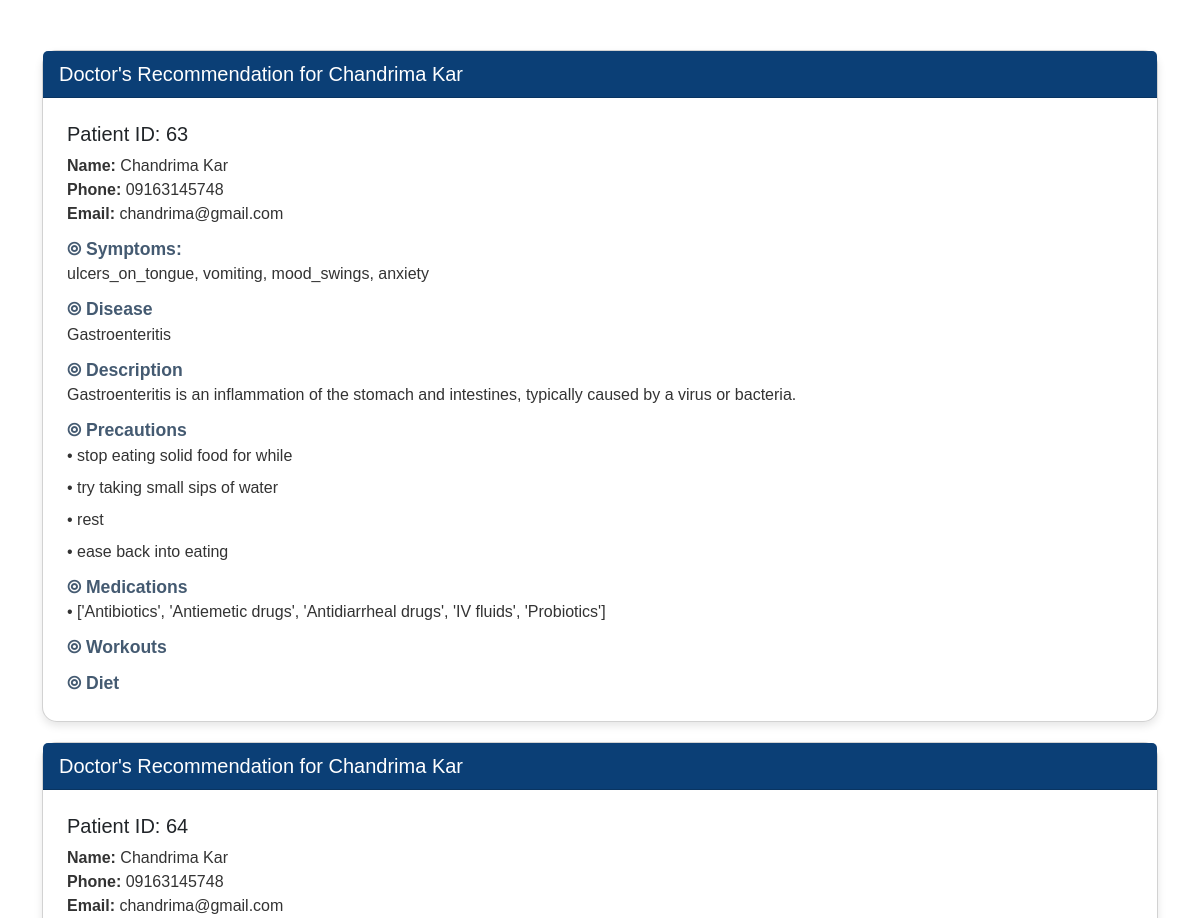
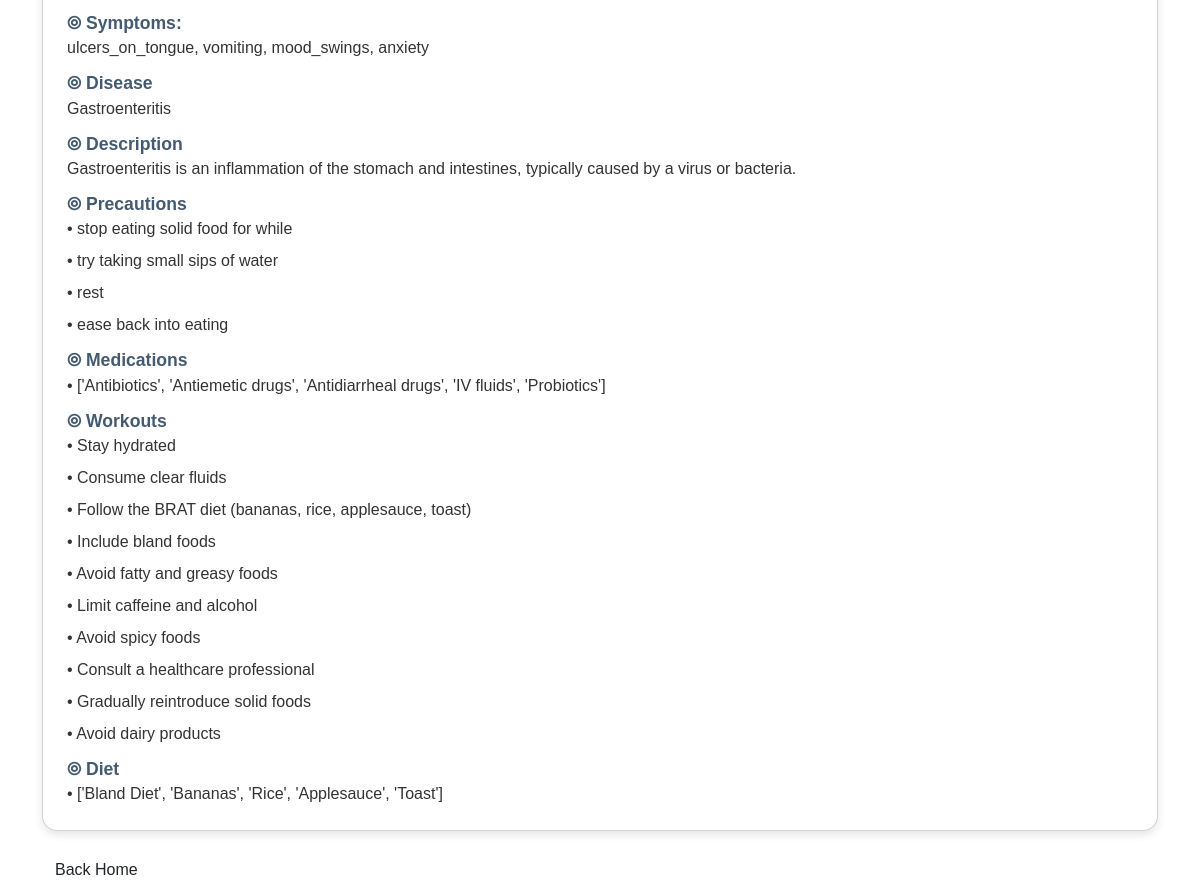
The page /patient/chandrima@gmail.com on the database its author committed (2 pictures, top to bottom).
### app.py (models this page shows)
class Symptoms(db.Model):
    __tablename__ = 'symptoms'
    id = db.Column(db.Integer, primary_key=True, nullable=False, autoincrement=True, unique=True)
    fname = db.Column(db.String(30), nullable=False)
    lname = db.Column(db.String(30), nullable=False)
    phone = db.Column(db.String(13), nullable=False)
    email = db.Column(db.String(40), nullable=False)
    symp1 = db.Column(db.String(30), nullable=False)
    symp2 = db.Column(db.String(30))
    symp3 = db.Column(db.String(30))
    symp4 = db.Column(db.String(30))

class Disease(db.Model):
    __tablename__ = 'disease'
    sl = db.Column(db.Integer, primary_key=True, nullable=False, autoincrement=True, unique=True)
    d_id = db.Column(db.Integer, db.ForeignKey("symptoms.id"), nullable=False)
    disease = db.Column(db.String(30), nullable=False)

class Description(db.Model):
    __tablename__ = 'description'
    sl = db.Column(db.Integer, primary_key=True, nullable=False, autoincrement=True, unique=True)
    des_id = db.Column(db.Integer, db.ForeignKey("symptoms.id"), nullable=False)
    description = db.Column(db.String(200), nullable=False)

class Precautions(db.Model):
    __tablename__ = 'precautions'
    sl = db.Column(db.Integer, primary_key=True, nullable=False, autoincrement=True, unique=True)
    p_id = db.Column(db.Integer, db.ForeignKey("symptoms.id"), nullable=False)
    precaution = db.Column(db.String(30), nullable=False)

class Medications(db.Model):
    __tablename__ = 'medications'
    sl = db.Column(db.Integer, primary_key=True, nullable=False, autoincrement=True, unique=True)
    m_id = db.Column(db.Integer, db.ForeignKey("symptoms.id"), nullable=False)
    medication = db.Column(db.String(30), nullable=False)

class Workout(db.Model):
    __tablename__ = 'workout'
    sl = db.Column(db.Integer, primary_key=True, nullable=False, autoincrement=True, unique=True)
    w_id = db.Column(db.Integer, db.ForeignKey("symptoms.id"), nullable=False)
    workout = db.Column(db.String(30), nullable=False)

class Diet(db.Model):
    __tablename__ = 'diet'
    sl = db.Column(db.Integer, primary_key=True, nullable=False, autoincrement=True, unique=True)
    di_id = db.Column(db.Integer, db.ForeignKey("symptoms.id"), nullable=False)
    diet = db.Column(db.String(30), nullable=False)

### app.py (the view)
@app.route("/patient/<email>")
def patient(email):
    user_data = Symptoms.query.filter_by(email=email).all()
    disease=Disease.query.all()
    description=Description.query.all()
    precautions = Precautions.query.all()
    medications=Medications.query.all()
    workout=Workout.query.all()
    diet=Diet.query.all()
    return render_template("patient.html", email=email, user_data=user_data,disease=disease,description=description, precautions=precautions,medications=medications,workout=workout,diet=diet)

### templates/patient.html (shortened to what this page needs)
<!DOCTYPE html>
<html lang="en">
  <head>
    <link
      href="https://cdn.jsdelivr.net/npm/bootstrap@5.3.3/dist/css/bootstrap.min.css"
      rel="stylesheet"
    />
  </head>
  <body>
    <div class="container">
      {% for data in user_data %}
      <div class="card">
        <div class="card-header">
          Doctor's Recommendation for {{ data.fname }} {{ data.lname }}
        </div>
        <div class="card-body">
          <h5 class="card-title">Patient ID: {{ data.id }}</h5>
          <p class="card-text">
            <strong>Name:</strong> {{ data.fname }} {{ data.lname }}<br />
            <strong>Phone:</strong> {{ data.phone }}<br />
            <strong>Email:</strong> {{ data.email }}<br />
          </p>
          <div class="section-title">⦾ Symptoms:</div>
          <p class="card-text">
            {{ data.symp1 }}, {{ data.symp2 }}, {{ data.symp3 }}, {{ data.symp4
            }}
          </p>
          <div class="section-title">⦾ Disease</div>
          {% for disease in disease %} {% if disease.d_id == data.id %}
          <p class="card-text">{{ disease.disease }}</p>
          {% endif %} {% endfor %}
          <div class="section-title">⦾ Description</div>
          {% for description in description %} {% if description.des_id ==
          data.id %}
          <p class="card-text">{{ description.description }}</p>
          {% endif %} {% endfor %}
          <div class="section-title">⦾ Precautions</div>
          {% for precaution in precautions %} {% if precaution.p_id == data.id
          %}
          <p class="card-text">• {{ precaution.precaution }}</p>
          {% endif %} {% endfor %}
          <div class="section-title">⦾ Medications</div>
          {% for medication in medications %} {% if medication.m_id == data.id
          %}
          <p class="card-text">• {{ medication.medication }}</p>
          {% endif %} {% endfor %}
          <div class="section-title">⦾ Workouts</div>
          {% for workout in workout %} {% if workout.w_id == data.id %}
          <p class="card-text">• {{ workout.workout }}</p>
          {% endif %} {% endfor %}
          <div class="section-title">⦾ Diet</div>
          {% for diet in diet %} {% if diet.di_id == data.id %}
          <p class="card-text">• {{ diet.diet }}</p>
          {% endif %} {% endfor %}
        </div>
      </div>
      {% endfor %}
      <a href="/" class="btn btn_3 text-center">Back Home</a>
    </div>
  </body>
</html>

### templates/patient.html (style rules this page uses)
body { font-family: "Arial", sans-serif; }
.container { margin-top: 50px; }
.card { margin-bottom: 20px; border-radius: 15px; box-shadow: 0 4px 8px rgba(0, 0, 0, 0.1); }
.card-header { background-color: #0b3f76; color: white; font-size: 1.25rem; border-top-left-radius: 15px; border-top-right-radius: 15px; }
.card-body { padding: 1.5rem; }
.section-title { font-weight: bold; margin-top: 10px; font-size: 1.1rem; color: #062341bf; }
.card-text { margin-bottom: 0.5rem; color: #333; }

### rows shown on the page
Symptoms: fname "Chandrima", lname "Kar", id "63", phone "09163145748", email "chandrima@gmail.com", symp1 "ulcers_on_tongue", symp2 "vomiting", symp3 "mood_swings", symp4 "anxiety"
Disease: disease "Gastroenteritis"
Description: description "Gastroenteritis is an inflammation of the stomach and intestines, typically caused by a virus or bacteria."
Precautions: precaution "stop eating solid food for while"
Precautions: precaution "try taking small sips of water"
Precautions: precaution "rest"
Precautions: precaution "ease back into eating"
Medications: medication "['Antibiotics', 'Antiemetic drugs', 'Antidiarrheal drugs', 'IV fluids', 'Probiotics']"
Symptoms: fname "Chandrima", lname "Kar", id "64", phone "09163145748", email "chandrima@gmail.com", symp1 "ulcers_on_tongue", symp2 "vomiting", symp3 "mood_swings", symp4 "anxiety"
Disease: disease "Gastroenteritis"
Description: description "Gastroenteritis is an inflammation of the stomach and intestines, typically caused by a virus or bacteria."
Precautions: precaution "stop eating solid food for while"
Precautions: precaution "try taking small sips of water"
Precautions: precaution "rest"
Precautions: precaution "ease back into eating"
Medications: medication "['Antibiotics', 'Antiemetic drugs', 'Antidiarrheal drugs', 'IV fluids', 'Probiotics']"
Workout: workout "Stay hydrated"
Workout: workout "Consume clear fluids"
Workout: workout "Follow the BRAT diet (bananas, rice, applesauce, toast)"
Workout: workout "Include bland foods"
Workout: workout "Avoid fatty and greasy foods"
Workout: workout "Limit caffeine and alcohol"
Workout: workout "Avoid spicy foods"
Workout: workout "Consult a healthcare professional"
Workout: workout "Gradually reintroduce solid foods"
Workout: workout "Avoid dairy products"
Diet: diet "['Bland Diet', 'Bananas', 'Rice', 'Applesauce', 'Toast']"
